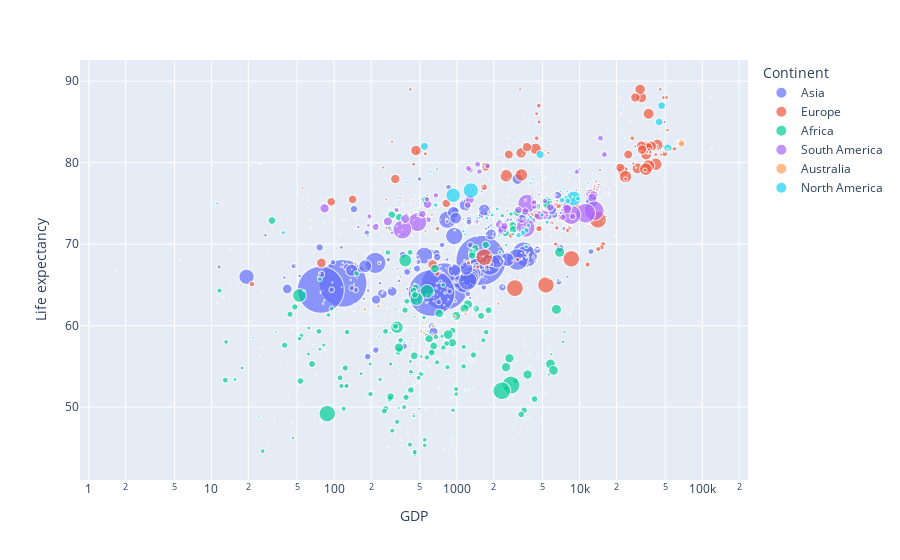

The cell this chart's notebook holds for it:
### Code cell
df = px.data.gapminder()

fig = px.scatter(to_bubble, x="GDP", y="Life expectancy ",
                 size="Population", color="Continent",
                 hover_name="Country", log_x=True, size_max=50)
fig.show()

### Figure 1 — Plotly figure (JSON) as saved in the notebook; plotly's stock layout.template omitted (floating-point values rounded to 4 significant figures; data arrays with more than 128 entries replaced by an {"elided": "..."} marker saying what was removed)
{"data": [{"hovertemplate": "<b>%{hovertext}</b><br><br>Continent=Asia<br>GDP=%{x}<br>Life expectancy =%{y}<br>Population=%{marker.size}<extra></extra>", "hovertext": {"elided": "407 str values"}, "legendgroup": "Asia", "marker": {"color": "#636efa", "size": {"elided": "407 int values"}, "sizemode": "area", "sizeref": 517500.0, "symbol": "circle"}, "mode": "markers", "name": "Asia", "showlegend": true, "type": "scattergl", "x": {"elided": "407 float values"}, "xaxis": "x", "y": {"elided": "407 float values"}, "yaxis": "y"}, {"hovertemplate": "<b>%{hovertext}</b><br><br>Continent=Europe<br>GDP=%{x}<br>Life expectancy =%{y}<br>Population=%{marker.size}<extra></extra>", "hovertext": {"elided": "345 str values"}, "legendgroup": "Europe", "marker": {"color": "#EF553B", "size": {"elided": "345 int values"}, "sizemode": "area", "sizeref": 517500.0, "symbol": "circle"}, "mode": "markers", "name": "Europe", "showlegend": true, "type": "scattergl", "x": {"elided": "345 float values"}, "xaxis": "x", "y": {"elided": "345 float values"}, "yaxis": "y"}, {"hovertemplate": "<b>%{hovertext}</b><br><br>Continent=Africa<br>GDP=%{x}<br>Life expectancy =%{y}<br>Population=%{marker.size}<extra></extra>", "hovertext": {"elided": "480 str values"}, "legendgroup": "Africa", "marker": {"color": "#00cc96", "size": {"elided": "480 float values"}, "sizemode": "area", "sizeref": 517500.0, "symbol": "circle"}, "mode": "markers", "name": "Africa", "showlegend": true, "type": "scattergl", "x": {"elided": "480 float values"}, "xaxis": "x", "y": {"elided": "480 float values"}, "yaxis": "y"}, {"hovertemplate": "<b>%{hovertext}</b><br><br>Continent=South America<br>GDP=%{x}<br>Life expectancy =%{y}<br>Population=%{marker.size}<extra></extra>", "hovertext": {"elided": "130 str values"}, "legendgroup": "South America", "marker": {"color": "#ab63fa", "size": {"elided": "130 int values"}, "sizemode": "area", "sizeref": 517500.0, "symbol": "circle"}, "mode": "markers", "name": "South America", "showlegend": true, "type": "scattergl", "x": {"elided": "130 float values"}, "xaxis": "x", "y": {"elided": "130 float values"}, "yaxis": "y"}, {"hovertemplate": "<b>%{hovertext}</b><br><br>Continent=Australia<br>GDP=%{x}<br>Life expectancy =%{y}<br>Population=%{marker.size}<extra></extra>", "hovertext": ["Australia", "Australia", "Australia", "Australia", "Australia", "Australia", "Australia", "Australia", "Australia", "Australia", "Australia", "Australia", "Australia", "Australia", "Fiji", "Fiji", "Fiji", "Fiji", "Fiji", "Fiji", "Fiji", "Fiji", "Fiji", "Fiji", "Fiji", "Fiji", "Fiji", "Fiji", "Fiji", "Kiribati", "Kiribati", "Kiribati", "Kiribati", "Kiribati", "Kiribati", "Kiribati", "Kiribati", "Kiribati", "Kiribati", "Kiribati", "Kiribati", "Kiribati", "Kiribati", "Kiribati", "Papua New Guinea", "Papua New Guinea", "Papua New Guinea", "Papua New Guinea", "Papua New Guinea", "Papua New Guinea", "Papua New Guinea", "Papua New Guinea", "Papua New Guinea", "Papua New Guinea", "Papua New Guinea", "Papua New Guinea", "Papua New Guinea", "Papua New Guinea", "Papua New Guinea", "Samoa", "Samoa", "Samoa", "Samoa", "Samoa", "Samoa", "Samoa", "Samoa", "Samoa", "Samoa", "Samoa", "Samoa", "Samoa", "Samoa", "Samoa", "Solomon Islands", "Solomon Islands", "Solomon Islands", "Solomon Islands", "Solomon Islands", "Solomon Islands", "Solomon Islands", "Solomon Islands", "Solomon Islands", "Solomon Islands", "Solomon Islands", "Solomon Islands", "Solomon Islands", "Solomon Islands", "Solomon Islands", "Tonga", "Tonga", "Tonga", "Tonga", "Tonga", "Tonga", "Tonga", "Tonga", "Tonga", "Tonga", "Tonga", "Tonga", "Tonga", "Tonga", "Tonga", "Vanuatu", "Vanuatu", "Vanuatu", "Vanuatu", "Vanuatu", "Vanuatu", "Vanuatu", "Vanuatu", "Vanuatu", "Vanuatu", "Vanuatu", "Vanuatu", "Vanuatu", "Vanuatu", "Vanuatu"], "legendgroup": "Australia", "marker": {"color": "#FFA15A", "size": [2346694, 23117353, 22728254, 223424, 223175, 216917, 212492, 28276, 26979, 23948, 21274, 198954, 196514, 19413, 88586, 879715, 873596, 86786, 85995, 851967, 84334, 834812, 827411, 821817, 818354, 816628, 815691, 814218, 811223, 11458, 18535, 16613, 14656, 12652, 1568, 9844, 96311, 9426, 92325, 9542, 88895, 87343, 85858, 8446, 7755785, 7592865, 743836, 7269348, 718239, 6947447, 6787187, 6627922, 647272, 631479, 6161517, 61724, 5862316, 5716152, 5572222, 19229, 19757, 189194, 187665, 18625, 184826, 183526, 182286, 18194, 179929, 178781, 177662, 176582, 175566, 17461, 57554, 563513, 551531, 539614, 52779, 51679, 54477, 49294, 481422, 469885, 458324, 446769, 435262, 423853, 41269, 15782, 15328, 14951, 14577, 14137, 1364, 135, 12357, 11689, 1141, 146, 99789, 99184, 98611, 9882, 25885, 253142, 247485, 241871, 236295, 23785, 22534, 219953, 214634, 2937, 24143, 198964, 193956, 18929, 18563], "sizemode": "area", "sizeref": 517500.0, "symbol": "circle"}, "mode": "markers", "name": "Australia", "showlegend": true, "type": "scattergl", "x": [62210.0, 67790.0, 67680.0, 62250.0, 51870.0, 42740.0, 49660.0, 4992.0, 36120.0, 3417.0, 3472.0, 23470.0, 281.8, 19520.0, 546.4, 4764.0, 4547.0, 4353.0, 3652.0, 3369.0, 4178.0, 478.8, 3750.0, 3659.0, 3333.0, 2836.0, 2260.0, 238.9, 276.1, 1685.0, 1724.0, 1764.0, 1693.0, 1493.0, 1297.0, 1413.0, 1358.0, 1152.0, 1215.0, 113.6, 115.4, 826.6, 734.9, 796.8, 2183.0, 230.0, 271.3, 177.9, 1367.0, 1167.0, 1179.0, 956.7, 854.3, 77.58, 637.4, 588.4, 511.7, 539.4, 631.9, 4179.0, 4220.0, 4235.0, 3943.0, 3453.0, 335.1, 359.8, 322.5, 288.0, 2571.0, 2351.0, 197.3, 1631.0, 1555.0, 154.7, 29.65, 188.5, 1859.0, 1643.0, 1272.0, 1158.0, 125.8, 146.9, 948.7, 88.87, 818.4, 744.8, 785.0, 944.8, 154.5, 4192.0, 4267.0, 451.5, 445.2, 3548.0, 37.85, 3393.0, 2932.0, 2893.0, 2595.0, 2284.0, 229.7, 1842.0, 1838.0, 263.3, 3148.0, 3167.0, 3159.0, 3276.0, 2966.0, 2643.0, 2698.0, 2393.0, 248.0, 1886.0, 1788.0, 158.5, 1354.0, 1363.0, 1470.0], "xaxis": "x", "y": [82.7, 82.5, 82.3, 82, 81.9, 81.7, 81.3, 81.3, 81.2, 81, 86, 83, 79.9, 79.9, 69.7, 69.6, 69.4, 69.2, 69.1, 68.9, 68.7, 68.6, 68.5, 68.3, 68.1, 68, 67.9, 67.8, 67.7, 66.1, 65.8, 65.7, 65.5, 65.3, 65.2, 65.1, 65, 65, 64.9, 64.8, 64.7, 64.6, 64.3, 64.1, 62.7, 62.4, 62.2, 62, 61.8, 61.6, 61.4, 61.1, 68, 64, 59.9, 59.6, 59.3, 59.1, 58.9, 73.8, 73.6, 73.2, 73, 72.6, 76, 72.5, 72.2, 72, 71.6, 71.4, 79, 76, 75, 72, 68.8, 68.8, 68.7, 68.5, 68.3, 68.1, 68, 67.6, 67.6, 67.4, 67.1, 66.8, 66.5, 66.2, 65.8, 73.3, 73.2, 73, 72.9, 72.8, 72.5, 72.6, 72.5, 72.4, 72.3, 72.2, 72, 71.9, 71.8, 71.6, 71.7, 71.6, 71.4, 71.2, 71, 78, 75, 73, 71, 69.9, 69.6, 69.4, 69.3, 69.1, 69], "yaxis": "y"}, {"hovertemplate": "<b>%{hovertext}</b><br><br>Continent=North America<br>GDP=%{x}<br>Life expectancy =%{y}<br>Population=%{marker.size}<extra></extra>", "hovertext": {"elided": "168 str values"}, "legendgroup": "North America", "marker": {"color": "#19d3f3", "size": {"elided": "168 int values"}, "sizemode": "area", "sizeref": 517500.0, "symbol": "circle"}, "mode": "markers", "name": "North America", "showlegend": true, "type": "scattergl", "x": {"elided": "168 float values"}, "xaxis": "x", "y": {"elided": "168 float values"}, "yaxis": "y"}], "layout": {"legend": {"itemsizing": "constant", "title": {"text": "Continent"}, "tracegroupgap": 0}, "margin": {"t": 60}, "xaxis": {"anchor": "y", "domain": [0, 1], "title": {"text": "GDP"}, "type": "log"}, "yaxis": {"anchor": "x", "domain": [0, 1], "title": {"text": "Life expectancy "}}}}
